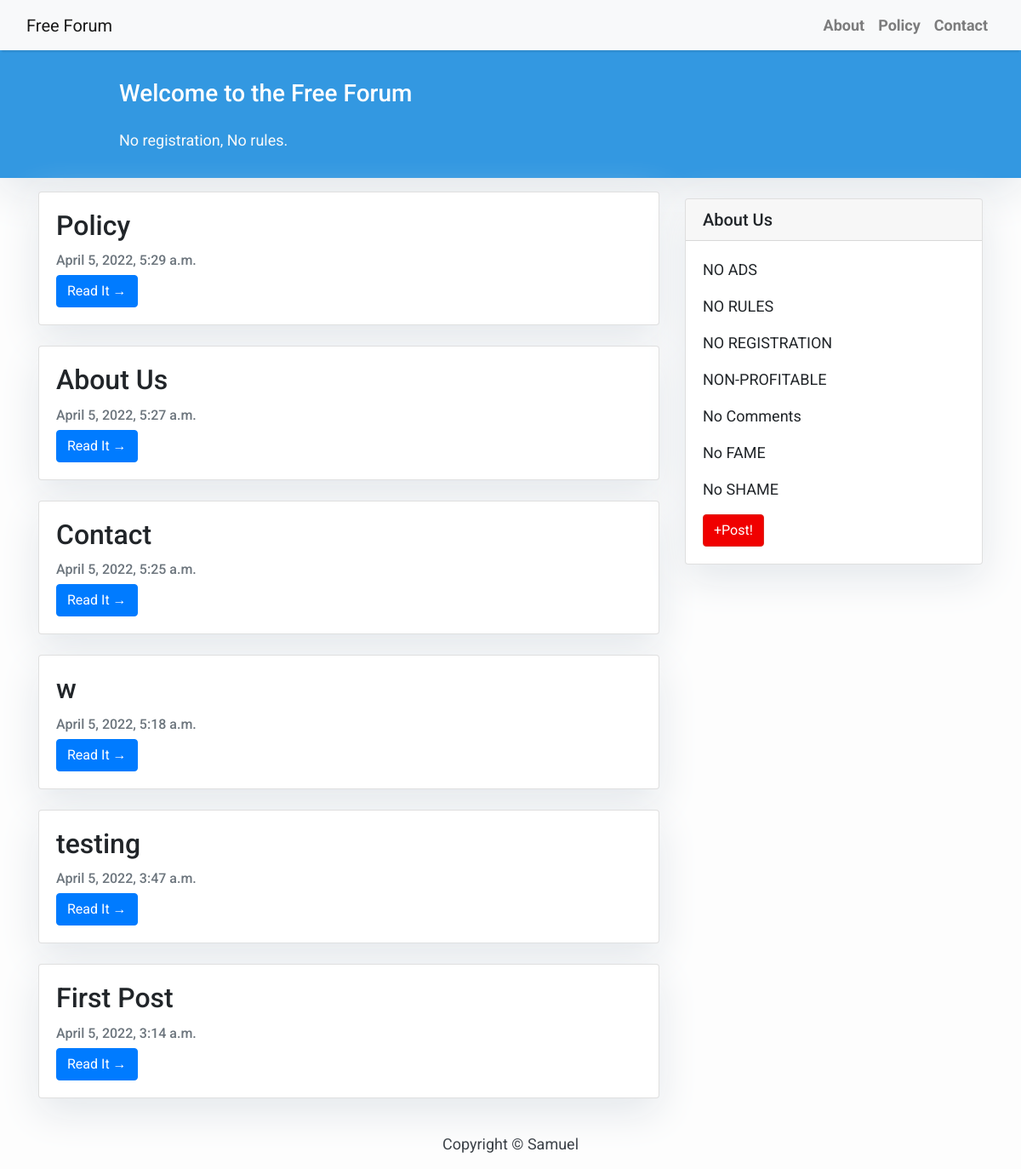
The page / on the database its author committed.
### blog/models.py (models this page shows, shortened)
class Post(models.Model):
    title = models.CharField(max_length=200, unique=True)
    slug = models.SlugField(max_length=200, unique=True)
    author = models.ForeignKey(User, on_delete= models.CASCADE,related_name='blog_posts')
    updated_on = models.DateTimeField(auto_now= True)
    content = HTMLField()
    created_on = models.DateTimeField(auto_now_add=True)
    status = models.IntegerField(choices=STATUS, default=0)
    class Meta:
        ordering = ['-created_on']

### blog/views.py (the view)
# urls.py: path('', views.PostList.as_view(), name='home'),
class PostList(generic.ListView):
    queryset = Post.objects.filter(status=1).order_by('-created_on')
    template_name = 'index.html'
    paginate_by = 50

### blog/templates/index.html (shortened to what this page needs)
{% extends "base.html" %}
{% block content %}
<header class="masthead">
    <div class="container">
        <div class="row">
            <div class=" col-md-8 col-md-10 mx-auto">
                <div class="site-heading">
                    <h3 class=" site-heading my-4 mt-3 text-white"> Welcome to the Free Forum</h3>
                    <p class="text-light">No registration, No rules.
                    </p>
                </div>
            </div>
        </div>
    </div>
</header>
<div class="container">
    <div class="row">
        <div class="col-md-8 mt-3 left">
            {% for post in post_list %}
            <div class="card mb-4">
                <div class="card-body">
                    <h2 class="card-title">{{ post.title }}</h2>
                    <p class="card-text text-muted h6">{{ post.created_on}} </p>
                    <a href="{% url 'post_detail' post.slug  %}" class="btn btn-primary">Read It &rarr;</a>
                </div>
            </div>
            {% endfor %}
        </div>
        {% block sidebar %} {% include 'sidebar.html' %} {% endblock sidebar %}
    </div>
</div>
{%endblock%}

### blog/templates/base.html (shortened to what this page needs)
<!DOCTYPE html>
<html>
    <head>
        <link rel="stylesheet" href="https://maxcdn.bootstrapcdn.com/bootstrap/4.0.0/css/bootstrap.min.css"
 />
    </head>
    <body>
        <nav class="navbar navbar-expand-lg navbar-light bg-light shadow" id="mainNav">
            <div class="container-fluid">
                <a class="navbar-brand" href="{% url 'home' %}">Free Forum</a>
                <div class="collapse navbar-collapse" id="navbarResponsive">
                    <ul class="navbar-nav ml-auto">
                        <li class="nav-item text-black">
                            <a class="nav-link text-black font-weight-bold" href="hksamuel.github.io/freeforum/about/">About</a>
                        </li>
                        <li class="nav-item text-black">
                            <a class="nav-link text-black font-weight-bold" href="hksamuel.github.io/freeforum/policy/">Policy</a>
                        </li>
                        <li class="nav-item text-black">
                            <a class="nav-link text-black font-weight-bold" href="hksamuel.github.io/freeforum/contact/">Contact</a>
                        </li>
                    </ul>
                </div>
            </div>
        </nav>
        {% block content %}{% endblock content %}
        <footer class="py-3 bg-grey">
            <p class="m-0 text-dark text-center ">Copyright &copy; Samuel</p>
        </footer>
    </body>
</html>

### blog/templates/sidebar.html (shortened to what this page needs)
{% block sidebar %}
<div class="col-md-4 float-right ">
<div class="card my-4">
        <h5 class="card-header">About Us</h5>
    <div class="card-body">
        <p class="card-text"> NO ADS</p>
        <p class="card-text"> NO RULES</p>
        <p class="card-text"> NO REGISTRATION</p>
        <p class="card-text"> NON-PROFITABLE</p>
        <p class="card-text"> No Comments</p>
        <p class="card-text"> No FAME</p>
        <p class="card-text"> No SHAME</p>
        <a href="hksamuel.github.io/freeforum/post/"
           class="btn btn-danger">+Post!</a>
    </div>
</div>
</div>
{% endblock sidebar %}

### blog/templates/base.html (style rules this page uses)
body { font-family: "Roboto", sans-serif; font-size: 17px; background-color: #fdfdfd; }
.shadow { box-shadow: 0 4px 2px -2px rgba(0, 0, 0, 0.1); }
.btn-danger { color: #fff; background-color: #f00000; border-color: #dc281e; }
.masthead { background: #3398E1; height: auto; padding-bottom: 15px; box-shadow: 0 16px 48px #E3E7EB; padding-top: 10px; }

### blog/templates/index.html (style rules this page uses)
body { font-family: "Roboto", sans-serif; font-size: 18px; background-color: #fdfdfd; }
.card { box-shadow: 0 16px 48px #E3E7EB; }

### blog/templates/sidebar.html (style rules this page uses)
.card { box-shadow: 0 16px 48px #E3E7EB; }

### rows shown on the page
Post: title "Policy", created_on "April 5, 2022, 5:29 a.m."
Post: title "About Us", created_on "April 5, 2022, 5:27 a.m."
Post: title "Contact", created_on "April 5, 2022, 5:25 a.m."
Post: title "w", created_on "April 5, 2022, 5:18 a.m."
Post: title "testing", created_on "April 5, 2022, 3:47 a.m."
Post: title "First Post", created_on "April 5, 2022, 3:14 a.m."
